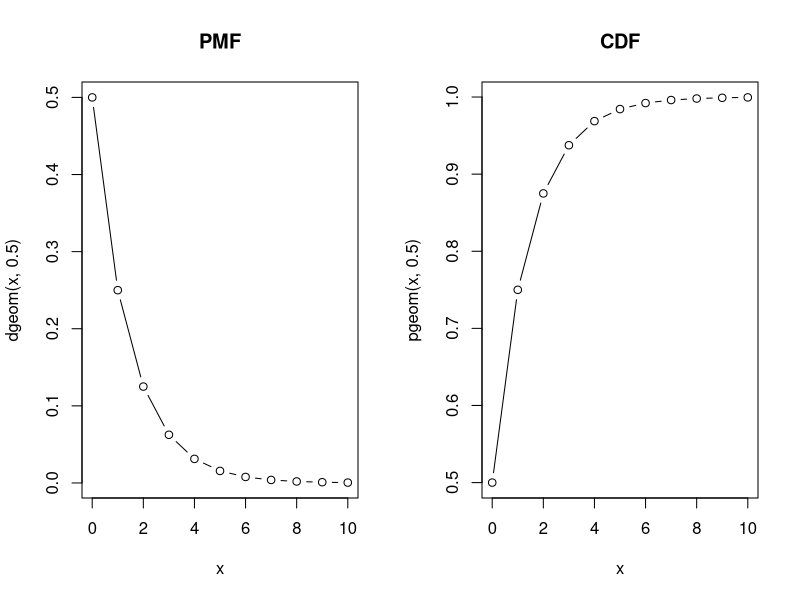
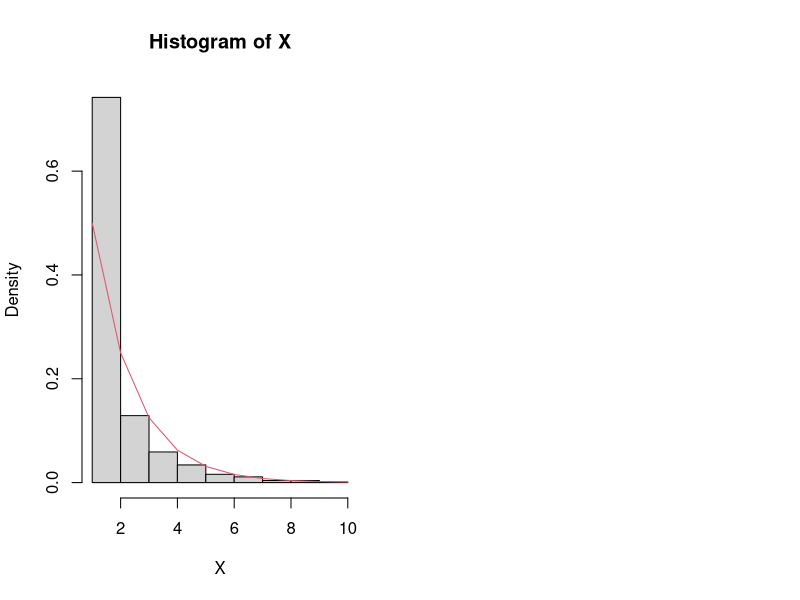

These figures' R source, in order:
## ---- chunk 1
par(mfrow=c(1,2))

# PMF for Geom(0.5)
curve(dgeom(x, 0.5), from=0, to=10, n=11, type="b", main="PMF")

# CDF for Geom(0.5)
curve(pgeom(x, 0.5), from=0, to=10, n=11, type="b", main="CDF")
## ---- chunk 2
# number of simulations
N <- 1000  

# X: number of flips until first head
# stores value of X in each simulation
X <- numeric(N) 

set.seed(100)

# run simulations
for (i in 1:N) {
  x <- 0
  # repeat until first head
  while(TRUE) {
    x <- x + 1
    t <- sample(c('H','T'), 1, F)
    if (t == 'H') break
  }
  # record the number
  X[i] <- x
}

# plot distribution of X
hist(X, probability=T)

#overlay with geometric distribution
curve(dgeom(x-1,.5), from=1, to=10,n=10,add=T,col=2)

cat("Average number of flips until Head:", mean(X))
